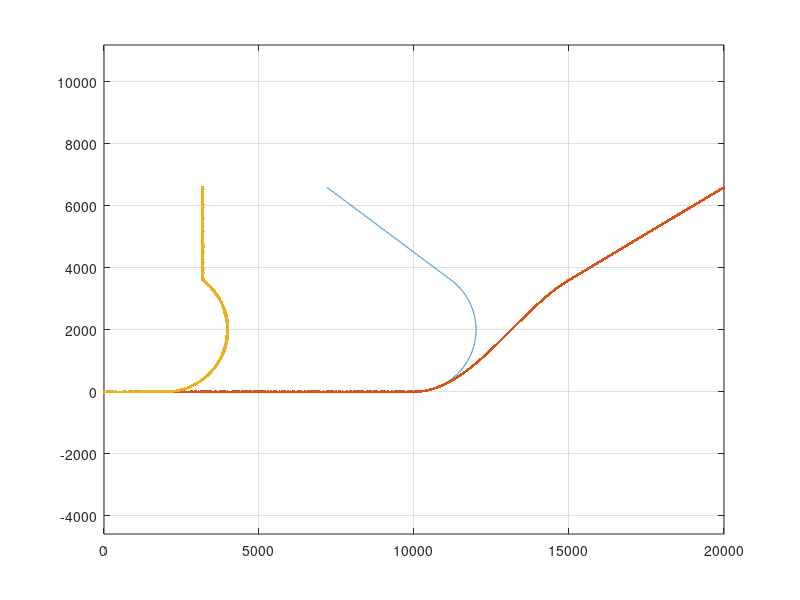

The MATLAB script that drew this image:
clear;clc;close all

load("trajectory.mat")

n = length(X);
xySigma = 5;
VxySigma = .5;
noise = [xySigma*randn([1 n]);
         xySigma*randn([1 n]);
         VxySigma*randn([1 n]);
         VxySigma*randn([1 n])];
y = X + noise;

plot(X(1,:),X(3,:))
grid on
hold on
axis equal

tf = 200;
fs = 100;
dt = 1/fs;
time = 0 : dt : tf;
Rd = diag([xySigma xySigma VxySigma VxySigma]);

%% Kalman Filter 1
P1 = eye(4);
Q1 = eye(4);
A1 = [1 dt 0 0;
      0  1 0 0;
      0  0 1 dt;
      0  0 0  1];
C1 = [0 0 0 0;
      0 0 0 0;
      0 0 1 0;
      0 0 0 1];
x_hat1 = X(:,1);

%% Kalman Filter 2
P2 = eye(4);
Q2 = eye(4);
w = 0.05;
A2 = [1    sin(w*dt)/w   0  -(1-cos(w*dt))/w;
      0      cos(w*dt)   0        -sin(w*dt);
      0 (1-cos(w*dt))/w   1      sin(w*dt)/w;
      0       sin(w*dt)  0         cos(w*dt)];
C2 = [0 0 0 0;
      0 0 0 0;
      0 0 1 0;
      0 0 0 1];
x_hat2 = X(:,1);

for ii = 1 : length(time)-1

    %% Run Kalman Filter 1
    % Time Update
    x_hat1_ = A1*x_hat1(:,ii);
    P1_ = A1*P1(:,:,ii)*A1' + Q1;

    % Measurement Update
    L1 = P1_*C1'*(C1*P1_*C1' + Rd)^-1;
    x_hat1(:,ii+1) = x_hat1_ + L1*(y(:,ii+1)-C1*x_hat1_);
    P1(:,:,ii+1) = (eye(size(P1_)) - L1*C1)*P1_;

    %% Run Kalman Filter 1
    % Time Update
    x_hat2_ = A2*x_hat2(:,ii);
    P2_ = A2*P2(:,:,ii)*A2' + Q2;

    % Measurement Update
    L2 = P2_*C2'*(C2*P2_*C2' + Rd)^-1;
    x_hat2(:,ii+1) = x_hat2_ + L2*(y(:,ii+1)-C2*x_hat2_);
    P2(:,:,ii+1) = (eye(size(P2_)) - L2*C2)*P2_;

end

plot(x_hat1(1,:),x_hat1(3,:),".")
plot(x_hat2(1,:),x_hat2(3,:),".")